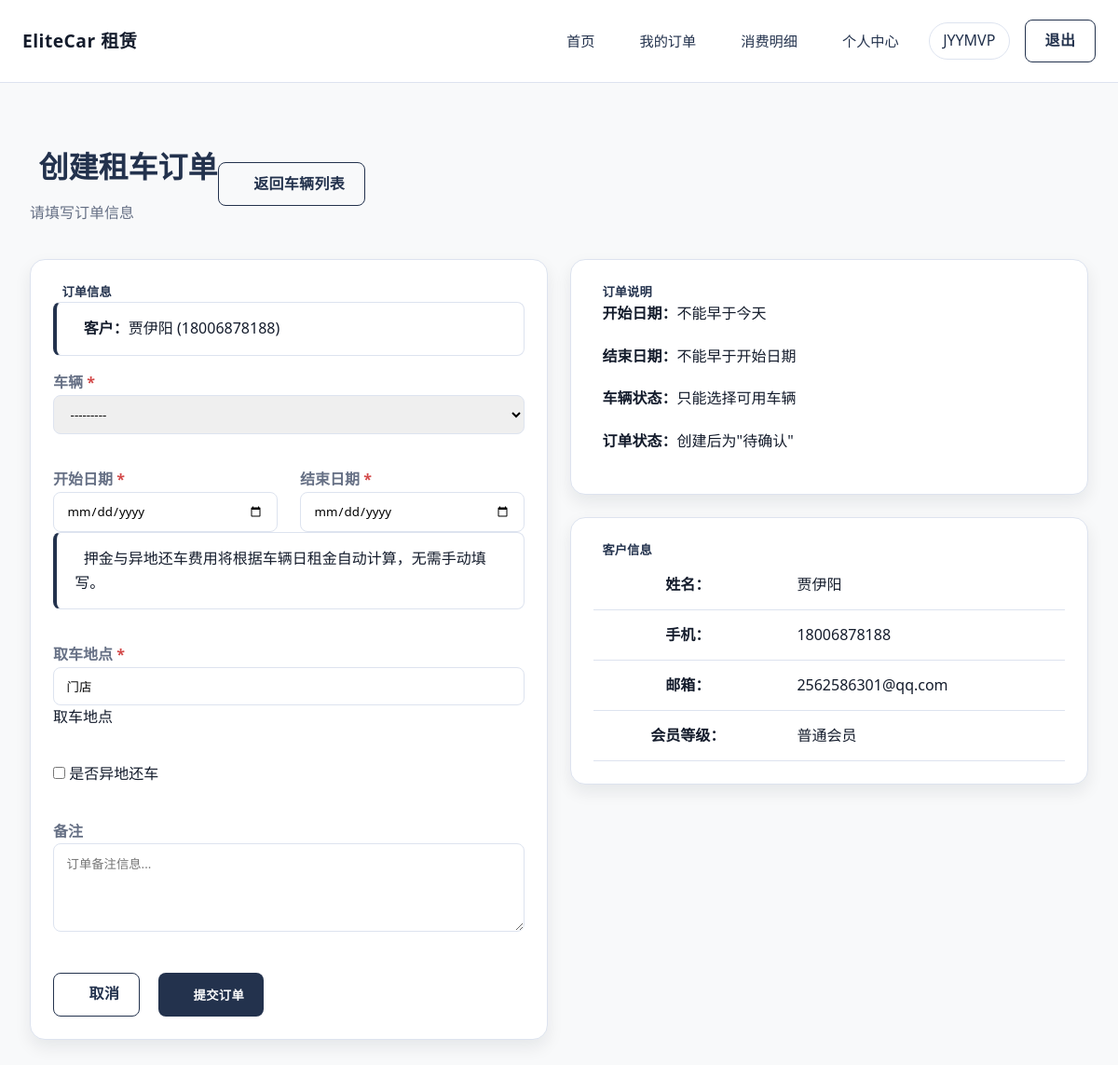
Screenshot of /accounts/order/create/ (signed in) with the database file from the repository.
### customers/models.py (models this page shows, shortened)
class Customer(models.Model):
    MEMBER_LEVEL_CHOICES = [
        ('NORMAL', '普通会员'),
        ('VIP', 'VIP会员'),
    ]
    user = models.OneToOneField(
        User,
        on_delete=models.SET_NULL,
        related_name='customer_profile',
        blank=True,
        null=True,
        verbose_name='关联用户',
        help_text='关联的用户账号'
    )
    name = models.CharField(
        '姓名',
        max_length=100,
        help_text='客户姓名'
    )
    phone = models.CharField(
        '联系电话',
        max_length=20,
        validators=[
            RegexValidator(
                regex=r'^1[3-9]\d{9}$',
                message='请输入有效的手机号码'
            )
        ],
        help_text='11位手机号码'
    )
    email = models.EmailField(
        '邮箱',
        blank=True,
        null=True,
        help_text='电子邮箱地址'
    )
    id_card = models.CharField(
        '身份证号',
        max_length=18,
        unique=True,
        validators=[
            RegexValidator(
                regex=r'^[1-9]\d{5}(18|19|20)\d{2}((0[1-9])|(1[0-2]))(([0-2][1-9])|10|20|30|31)\d{3}[0-9Xx]$',
                message='请输入有效的身份证号码'
            )
        ],
        help_text='18位身份证号码'
    )
    license_number = models.CharField(
        '驾照号',
        max_length=20,
        unique=True,
        help_text='驾驶证号码'
    )
    license_type = models.CharField(
        '驾照类型',
        max_length=10,
        choices=[
            ('A', 'A类驾照'),
            ('B', 'B类驾照'),
            ('C', 'C类驾照'),
        ],
        default='C',
        help_text='驾驶证类型'
    )
    member_level = models.CharField(
        '会员等级',
        max_length=20,
        choices=MEMBER_LEVEL_CHOICES,
        default='NORMAL',
        help_text='客户会员等级'
    )
    created_at = models.DateTimeField(
        '创建时间',
        auto_now_add=True
    )
    updated_at = models.DateTimeField(
        '更新时间',
        auto_now=True
    )
    class Meta:
        db_table = 'customers'
        verbose_name = '客户'
        verbose_name_plural = '客户'
        ordering = ['-created_at']
        indexes = [
            models.Index(fields=['id_card']),
            models.Index(fields=['license_number']),
            models.Index(fields=['phone']),
            models.Index(fields=['member_level']),
        ]

### accounts/views.py (the view)
# urls.py: path('order/create/', views.order_create_view, name='order_create'),
@login_required
@require_http_methods(["GET", "POST"])
def order_create_view(request):
    customer = get_customer_for_user(request.user)
    if not customer:
        debug_msg = f"用户ID: {request.user.id}, 邮箱: {request.user.email or '无'}, 用户名: {request.user.username}"
        messages.warning(request, f'请先完善客户信息才能租车。{debug_msg}')
        return redirect('accounts:customer_info')
    vehicle_id = request.GET.get('vehicle')
    if request.method == 'POST':
        from rentals.forms import RentalForm
        form = RentalForm(request.POST)
        form.fields['customer'].queryset = Customer.objects.filter(pk=customer.pk)
        form.fields['customer'].initial = customer
        form.fields['status'].initial = 'PENDING'
        form.fields['vehicle'].queryset = Vehicle.objects.filter(status='AVAILABLE').order_by('license_plate')
        if form.is_valid():
            with transaction.atomic():
                rental = form.save(commit=False)
                from rentals.views import calculate_rental_amount
                total_amount = calculate_rental_amount(
                    rental.customer,
                    rental.vehicle,
                    rental.start_date,
                    rental.end_date
                )
                rental.total_amount = total_amount
                rental.save()
                if rental.status == 'PENDING':
                    rental.vehicle.status = 'RENTED'
                    rental.vehicle.save()
                Notification.objects.create(
                    user=request.user,
                    notification_type='ORDER_CREATED',
                    title='订单创建成功',
                    content=f'您的订单 #{rental.id} 已创建成功。',
                    related_rental=rental
                )
                messages.success(request, f'订单创建成功！订单号：{rental.id}')
                return redirect('accounts:order_detail', pk=rental.pk)
    else:
        from rentals.forms import RentalForm
        form = RentalForm()
        form.fields['customer'].queryset = Customer.objects.filter(pk=customer.pk)
        form.fields['customer'].initial = customer
        form.fields['customer'].widget = forms.HiddenInput()  # 隐藏客户字段
        form.fields['status'].initial = 'PENDING'
        form.fields['status'].widget = forms.HiddenInput()  # 隐藏状态字段
        form.fields['vehicle'].queryset = Vehicle.objects.filter(status='AVAILABLE').order_by('license_plate')
        if vehicle_id:
            try:
                vehicle = Vehicle.objects.get(pk=vehicle_id, status='AVAILABLE')
                form.fields['vehicle'].initial = vehicle
            except Vehicle.DoesNotExist:
                messages.error(request, '选择的车辆不存在或不可用。')
    context = {
        'form': form,
        'customer': customer,
    }
    return render(request, 'accounts/order_create.html', context)

### templates/accounts/order_create.html (shortened to what this page needs)
{% extends "base_user.html" %}
{% load static %}
{% block content %}
<div class="profile-fullscreen">
    <div class="d-flex justify-content-between align-items-center mb-4">
        <div>
            <h1 class="mb-1">
                创建租车订单
            </h1>
            <p class="text-muted mb-0">请填写订单信息</p>
        </div>
        <a href="{% url 'accounts:home' %}" class="btn btn-outline-secondary">
            返回车辆列表
        </a>
    </div>
    <div class="row">
        <div class="col-lg-8">
            <div class="card shadow">
                <div class="card-header bg-primary text-white">
                    <h5 class="mb-0">
                        订单信息
                    </h5>
                </div>
                <div class="card-body p-4">
                    <form method="post" novalidate>
                        {% if form.customer %}
                            <div class="alert alert-info mb-3">
                                <strong>客户：</strong>{{ customer.name }} ({{ customer.phone }})
                            </div>
                        {% endif %}
                        <div class="mb-4">
                            <label for="{{ form.vehicle.id_for_label }}" class="form-label fw-semibold">
                                {{ form.vehicle.label }} <span class="text-danger">*</span>
                            </label>
                            {{ form.vehicle }}
                        </div>
                        <div class="row g-3 mb-4">
                            <div class="col-md-6">
                                <label for="{{ form.start_date.id_for_label }}" class="form-label fw-semibold">
                                    {{ form.start_date.label }} <span class="text-danger">*</span>
                                </label>
                                {{ form.start_date }}
                            </div>
                            <div class="col-md-6">
                                <label for="{{ form.end_date.id_for_label }}" class="form-label fw-semibold">
                                    {{ form.end_date.label }} <span class="text-danger">*</span>
                                </label>
                                {{ form.end_date }}
                            </div>
                        </div>
                        <div class="mb-4">
                            <div class="alert alert-info mb-0">
                                押金与异地还车费用将根据车辆日租金自动计算，无需手动填写。
                            </div>
                        </div>
                        <div class="mb-4">
                            <label for="{{ form.pickup_location.id_for_label }}" class="form-label fw-semibold">
                                {{ form.pickup_location.label }} <span class="text-danger">*</span>
                            </label>
                            {{ form.pickup_location }}
                            {% if form.pickup_location.help_text %}
                                <div class="form-text">{{ form.pickup_location.help_text }}</div>
                            {% endif %}
                        </div>
                        <div class="mb-4">
                            <div class="form-check">
                                {{ form.is_cross_location_return }}
                                <label class="form-check-label" for="{{ form.is_cross_location_return.id_for_label }}">
                                    {{ form.is_cross_location_return.label }}
                                </label>
                            </div>
                        </div>
                        <div class="mb-4">
                            <label for="{{ form.notes.id_for_label }}" class="form-label fw-semibold">
                                {{ form.notes.label }}
                            </label>
                            {{ form.notes }}
                        </div>
                        <div class="d-flex justify-content-end gap-3 mt-4 pt-3 border-top">
                            <a href="{% url 'accounts:home' %}" class="btn btn-outline-secondary px-4">
                                取消
                            </a>
                            <button type="submit" class="btn btn-primary px-5">
                                提交订单
                            </button>
                        </div>
                    </form>
                </div>
            </div>
        </div>
        <div class="col-lg-4">
            <div class="card shadow mb-4">
                <div class="card-header bg-info text-white">
                    <h5 class="mb-0">
                        订单说明
                    </h5>
                </div>
                <div class="card-body">
                    <ul class="list-unstyled mb-0">
                        <li class="mb-2">
                            <strong>开始日期：</strong>不能早于今天
                        </li>
                        <li class="mb-2">
                            <strong>结束日期：</strong>不能早于开始日期
                        </li>
                        <li class="mb-2">
                            <strong>车辆状态：</strong>只能选择可用车辆
                        </li>
                        <li class="mb-2">
                            <strong>订单状态：</strong>创建后为"待确认"
                        </li>
                    </ul>
                </div>
            </div>
            {% if customer %}
            <div class="card shadow">
                <div class="card-header bg-success text-white">
                    <h5 class="mb-0">
                        客户信息
                    </h5>
                </div>
                <div class="card-body">
                    <table class="table table-borderless mb-0">
                        <tr>
                            <th width="40%">姓名：</th>
                            <td>{{ customer.name }}</td>
                        </tr>
                        <tr>
                            <th>手机：</th>
                            <td>{{ customer.phone }}</td>
                        </tr>
                        {% if customer.email %}
                        <tr>
                            <th>邮箱：</th>
                            <td>{{ customer.email }}</td>
                        </tr>
                        {% endif %}
                        <tr>
                            <th>会员等级：</th>
                            <td>
                                {% if customer.member_level == 'VIP' %}
                                    <span class="badge bg-warning">VIP会员</span>
                                {% else %}
                                    <span class="badge bg-secondary">普通会员</span>
                                {% endif %}
                            </td>
                        </tr>
                    </table>
                </div>
            </div>
            {% endif %}
        </div>
    </div>
</div>
{% endblock %}

### templates/base_user.html (shortened to what this page needs)
{% load static %}
<!DOCTYPE html>
<html lang="zh-CN">
<head>
    <link href="{% static 'css/style.css' %}" rel="stylesheet">
</head>
<body>
    <div class="main-content" style="margin-left:0;">
        <nav class="navbar business-nav">
            <a class="nav-brand" href="{% url 'accounts:home' %}">
                EliteCar 租赁
                </a>
            <div class="nav-links">
                <a class="nav-link" href="{% url 'accounts:home' %}">首页</a>
                    {% if user.is_authenticated %}
                    <a class="nav-link" href="{% url 'accounts:my_orders' %}">我的订单</a>
                    <a class="nav-link" href="{% url 'accounts:consumption_report' %}">消费明细</a>
                    <a class="nav-link" href="{% url 'accounts:profile' %}">个人中心</a>
                    <span class="user-chip">{{ user.username }}</span>
                    <a class="btn btn-outline-secondary" href="{% url 'accounts:logout' %}">退出</a>
                    {% else %}
                    <a class="btn btn-outline-secondary" href="{% url 'accounts:login' %}">登录</a>
                    <a class="btn btn-accent" href="{% url 'accounts:register' %}">注册</a>
                    {% endif %}
            </div>
        </nav>
        <div class="page-content-wrapper">
            <div class="container-fluid px-0">
                {% block content %}{% endblock %}
            </div>
        </div>
    </div>
</body>
</html>

### rows the page displays
Customer: name "贾伊阳", phone "18006878188", email "2562586301@qq.com"

### other values shown
{{ user.username }} "JYYMVP"
